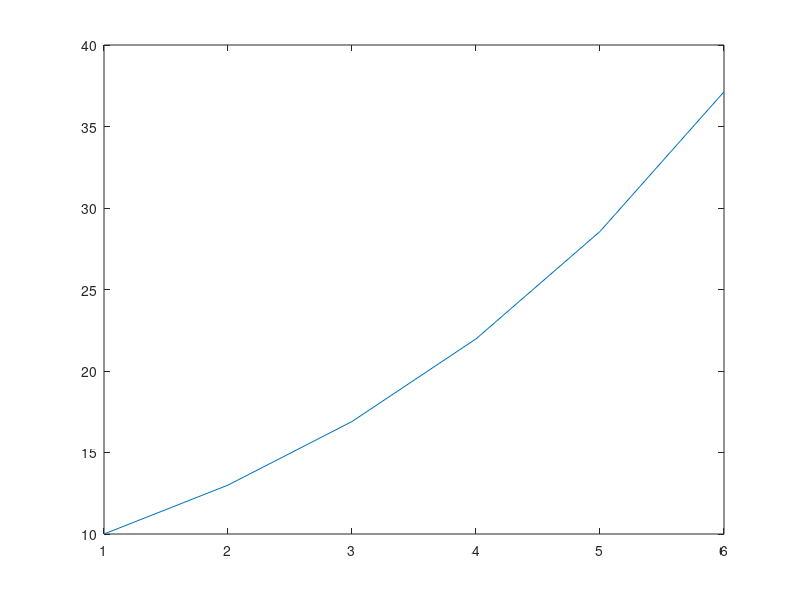

Reproduce this figure in MATLAB.
%this file finds the time path of an AK economy until the capital stock is
%above 30
A=2;
s=.2;
delta=.1;
k=10;
ind=1;
ksave(ind)=k;
while k<30
    ind=ind+1;
    k=s*A*k+(1-delta)*k;
    ksave(ind)=k;
    if ind>30
        return
    end
end
plot(ksave)